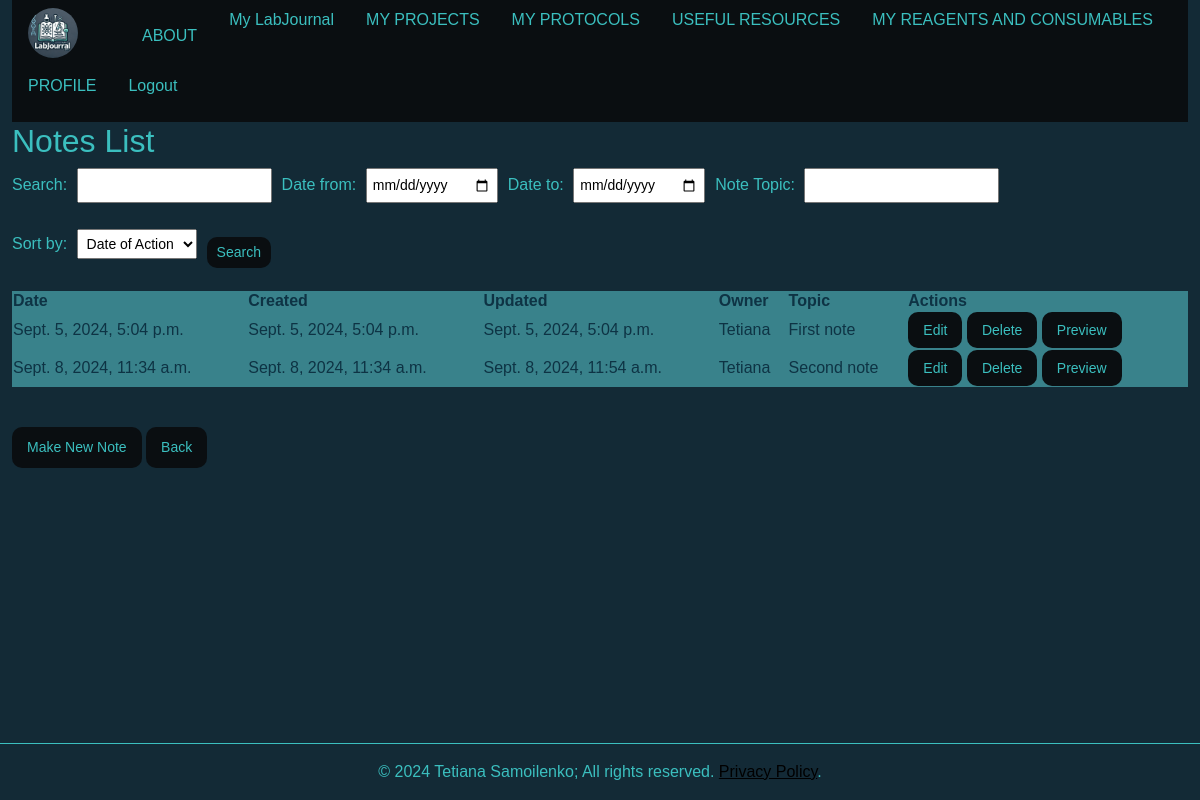
/my-lab-journal/notes/ (signed in), run on an earlier commit of the app's database.
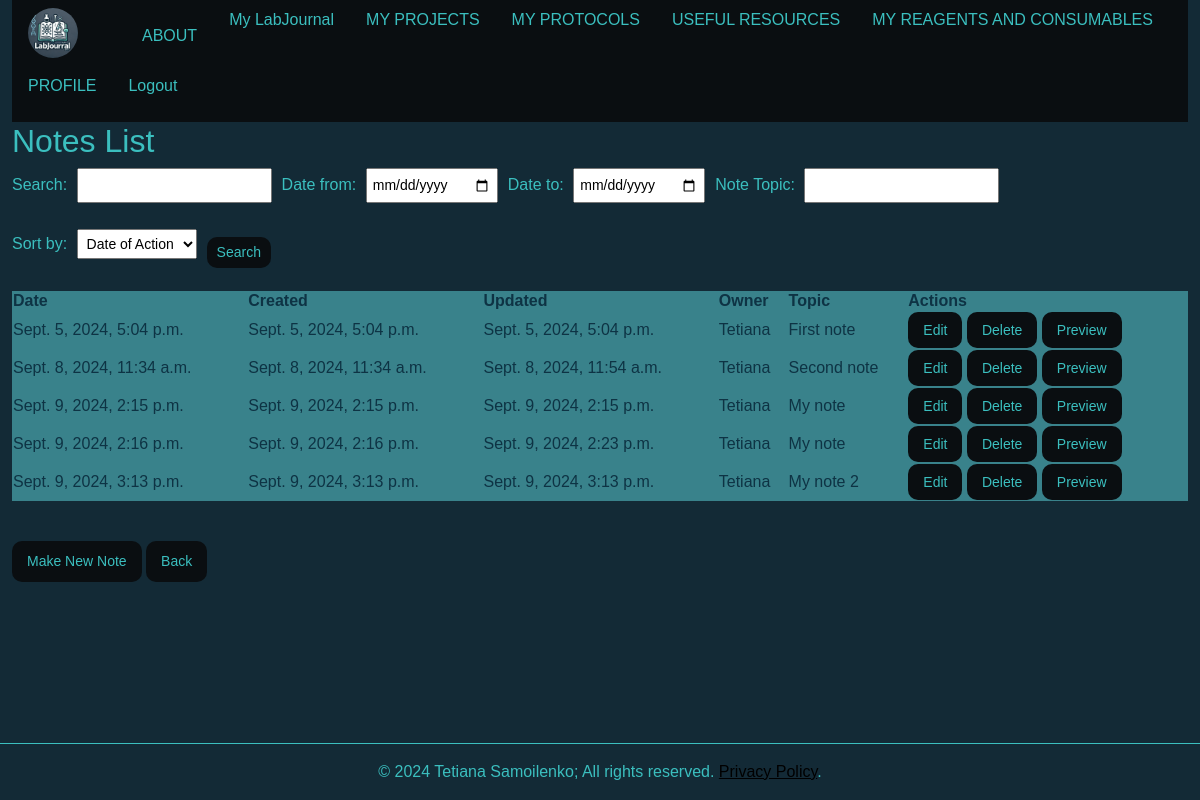
And on a later commit of the database.
### notes/models.py (models this page shows, shortened)
class Notes(models.Model):
    READ = 'read'
    WRITE = 'write'
    ACCESS_CHOICES = [
        (READ, 'Read'),
        (WRITE, 'Write'),
    ]
    date_of_action = models.DateTimeField(auto_now_add=True)
    created_at = models.DateTimeField(auto_now_add=True)
    updated_at = models.DateTimeField(auto_now=True)
    owner = models.ForeignKey(User, on_delete=models.CASCADE, related_name='owned_notes')
    note_topic = models.CharField(max_length=150)
    note_text = models.TextField()  # Changed to TextField for better handling of long text
    projects = models.ManyToManyField(Project, related_name='notes', blank=True)
    protocols = models.ManyToManyField(Protocol, related_name='notes', blank=True)
    reagents = models.ManyToManyField(Reagents, related_name='notes', blank=True)
    consumables = models.ManyToManyField(Consumables, related_name='notes', blank=True)
    access_level = models.CharField(max_length=10, choices=ACCESS_CHOICES, default=READ)
    class Meta:
        indexes = [
            models.Index(fields=['owner', 'note_topic']),
        ]

### notes/views.py (the view, shortened to what this page needs)
# urls.py: path('notes/', views.notes_list, name='notes_list'),
@login_required
def notes_list(request):
    search_form = SearchForm(request.GET or None)
    notes = Notes.objects.all()
    return render(request, 'notes_list.html', {
        'notes': notes,
        'search_form': search_form
    })

### notes/forms.py
class SearchForm(forms.Form):
    query = forms.CharField(required=False, label='Search')
    date_from = forms.DateField(required=False, widget=forms.TextInput(attrs={'type': 'date'}))
    date_to = forms.DateField(required=False, widget=forms.TextInput(attrs={'type': 'date'}))
    note_topic = forms.CharField(required=False, label='Note Topic')
    sort_by = forms.ChoiceField(
        choices=[('date_of_action', 'Date of Action'), ('created_at', 'Created At'), ('updated_at', 'Updated At')],
        required=False,
        initial='date_of_action'
    )

### notes/templates/notes_list.html
{% extends 'master.html' %}
{% load static %}
{% block content %}
    {% block extra_css %}
        <link href="{% static 'css/style.css' %}" rel="stylesheet">
    {% endblock %}
<h2>Notes List</h2>
<form method="get" action="{% url 'notes_list' %}" class="search-form">
    {{ search_form.as_p }}
    <button class="bt_style" type="submit">Search</button>
</form>
<table>
    <thead>
        <tr>
            <th>Date</th>
            <th>Created</th>
            <th>Updated</th>
            <th>Owner</th>
            <th>Topic</th>
            <th>Actions</th>
        </tr>
    </thead>
    <tbody>
        {% for note in notes %}
            <tr>
                <td>{{ note.date_of_action }}</td>
                <td>{{ note.created_at }}</td>
                <td>{{ note.updated_at }}</td>
                <td>{{ note.owner.username }}</td>
                <td>{{ note.note_topic }}</td>
                <td>
                    <button class="bt_style" type="button" onclick="window.location.href='{% url 'edit_note' pk=note.pk %}'">Edit</button>
                    <button class="bt_style" type="button" onclick="window.location.href='{% url 'delete_note' pk=note.pk %}'">Delete</button>
                    <button class="bt_style" type="button" onclick="window.location.href='{% url 'view_note' pk=note.pk %}'">Preview</button>
                </td>
            </tr>
        {% empty %}
        <tr>
            <td colspan="6">Notes not found.</td>
        </tr>
        {% endfor %}
    </tbody>
</table>
<button class="bt_style" type="button" onclick="window.location.href='{% url 'create_note' %}'">Make New Note</button>
<button class="bt_style" type="button" onclick="window.location.href='{% url 'my_lab_journals' %}'">Back</button>
{% endblock %}

### core/templates/master.html (shortened to what this page needs)
{% load static %}
{% load bootstrap5 %}
{% block extra_css %}{% endblock %}
  {% bootstrap_css %}
  <div class="container-fluid">
    {% include 'header.html' %}
    {% block content %}
    {% endblock %}
    {% include 'footer.html' %}
  </div>

### core/templates/header.html (shortened to what this page needs)
{% load static %}
<header>
    <ul class="nav">
        <li class="nav-item"><a class="nav-link " href="{% url 'home' %}"><img src="{% static 'images/logotyp.jpg' %}" alt="Avatar Logo" style="width:50px;" class="rounded-pill" </a></li>
        <li class="nav-item"><a class="nav-link " href="{% url 'about' %}">ABOUT</a></li>
        <li class="nav-item"><a class="nav-link " href="{% url 'my_lab_journals' %}">My LabJournal</a></li>
        <li class="nav-item"><a class="nav-link " href="{% url 'my_projects' %}">MY PROJECTS</a></li>
        <li class="nav-item"><a class="nav-link " href="{% url 'my_protocols' %}">MY PROTOCOLS</a></li>
        <li class="nav-item"><a class="nav-link " href="{% url 'useful_resources' %}">USEFUL RESOURCES</a></li>
        <li class="nav-item"><a class="nav-link " href="{% url 'reagents_and_consumables' %}">MY REAGENTS AND CONSUMABLES</a></li>
        {% if user.is_authenticated %}
            <a class="nav-item nav-link" href="{% url 'profile' %}">PROFILE</a>
            <form action="{% url 'logout' %}" method="post">
                <button class="nav-item nav-link" type="submit">Logout</a>
            </form>
        {% else %}
            <a class="nav-link " href="{%url 'login' %} ">Login</a>
            <a class="nav-link" href="{% url 'register' %} ">Register</a>
        {% endif %}
    </ul>
</header>

### core/templates/footer.html
<footer class="sticky_footer text-center py-3">
    © 2024 Tetiana Samoilenko; All rights reserved.
    <a href="/privacy-policy" class="text-black">Privacy Policy</a>.
</footer>

### static/css/style.css (style rules this page uses)
form { max-height: 60vh; overflow-y: auto; }
.nav { color: #3bbfbf; background-color:#0a0e11; width:100%; }
.nav-item { color: #3bbfbf; background-color:#0a0e11; }
.nav-link { color:#3bbfbf; background-color:#0a0e11; }
.bt_style { display: inline-block; padding: 10px 15px; font-size: 14px; color:#3bbfbf; background-color:#0a0e11; border: none; border-radius: 10px; text-decoration: none; cursor: pointer; text-align: center; }
table { width: 100%; border-collapse: collapse; margin-bottom: 40px; font-size: 16px; color: #0e3344; background-color: #39828b; }
.sticky_footer { position: fixed; bottom: 0; left: 0; width: 100%; background-color:#132a36; color: #3bbfbf; text-align: center; padding:2px; border-top: 1px solid #3bbfbf; }
.search-form { display: flex; align-items: center; gap: 10px; flex-wrap: wrap; }
.search-form input, .search-form select { margin: 0; padding: 5px; font-size: 14px; }
.search-form button { padding: 5px 10px; font-size: 14px; }
.search-form label { margin-right: 5px; }

What changed in the data, as far as the page shows it:
added Notes: date_of_action "Sept. 9, 2024, 2:15 p.m.", created_at "Sept. 9, 2024, 2:15 p.m.", updated_at "Sept. 9, 2024, 2:15 p.m.", owner.username "Tetiana", note_topic "My note"
added Notes: date_of_action "Sept. 9, 2024, 2:16 p.m.", created_at "Sept. 9, 2024, 2:16 p.m.", updated_at "Sept. 9, 2024, 2:23 p.m.", owner.username "Tetiana", note_topic "My note"
added Notes: date_of_action "Sept. 9, 2024, 3:13 p.m.", created_at "Sept. 9, 2024, 3:13 p.m.", updated_at "Sept. 9, 2024, 3:13 p.m.", owner.username "Tetiana", note_topic "My note 2"
